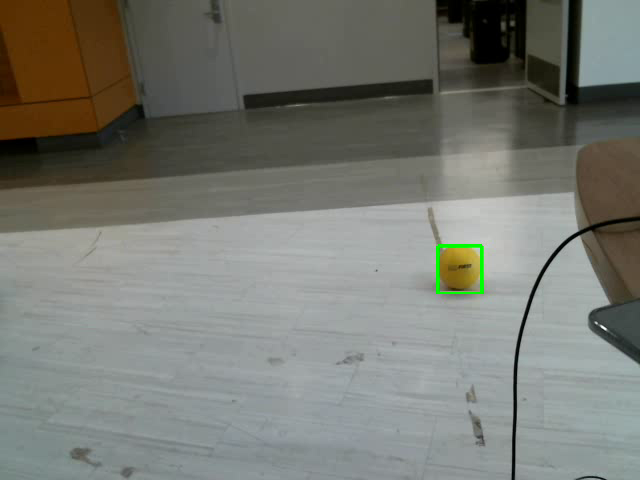
#> input picture frame 1 of videos/17:25:30-17-02-20.mp4, 640 x 480 px, given in place of the camera
$ python v3.py
#> lines starting #> are read from the running program, lines starting #| are printed output that depends on the picture; after the words box and inside, x2 and y2 are one past the last pixel; in counts of white or black regions, pixels touching at a corner belong together
import numpy as np
import cv2
import time
import datetime
import math

cap = cv2.VideoCapture(0)
cap.set(3, 640)
cap.set(4, 480)

file_name = str(datetime.datetime.now().strftime("./videos/%H:%M:%S-%d-%m-%y.mp4"))
fourcc = cv2.VideoWriter_fourcc(*'MP4V')
out = cv2.VideoWriter(file_name, fourcc, 1.0, (640, 480))

time_sum = 0
count = 1

lower_yellow = np.array([16, 210, 122], dtype=np.uint8)
upper_yellow = np.array([25, 255, 255], dtype=np.uint8)

kernal = np.ones((5, 5), np.uint8)

p_x = -1
p_y = -1
d_p = -1
pps = -1
p_tl = False
v_max = 0
p_t = 0

cv2.namedWindow('frame')


def edit_l0(val):
    lower_yellow[0] = val


def edit_l1(val):
    lower_yellow[1] = val


def edit_l2(val):
    lower_yellow[2] = val


def edit_u0(val):
    upper_yellow[0] = val


def edit_u1(val):
    upper_yellow[1] = val


def edit_u2(val):
    upper_yellow[2] = val


cv2.createTrackbar('lower_hue', 'frame', lower_yellow[0], 255, edit_l0)
cv2.createTrackbar('upper_hue', 'frame', upper_yellow[0], 255, edit_u0)
cv2.createTrackbar('lower_sat', 'frame', lower_yellow[1], 255, edit_l1)
cv2.createTrackbar('upper_sat', 'frame', upper_yellow[1], 255, edit_u1)
cv2.createTrackbar('lower_val', 'frame', lower_yellow[2], 255, edit_l2)
cv2.createTrackbar('upper_val', 'frame', upper_yellow[2], 255, edit_u2)

while cap.isOpened():
    start = time.time()

    ret, frame = cap.read()
#> frame is the input picture: shape (480, 640, 3); mean B, G, R 113.9, 121.1, 119.1

    if ret:
        blr = cv2.blur(frame, (13, 13))
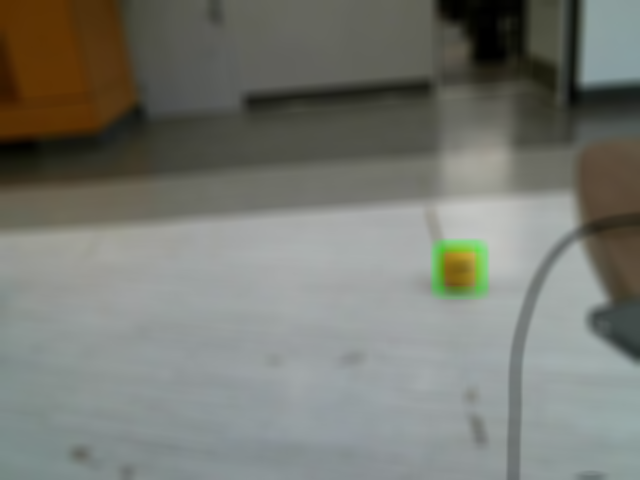
#> blr: shape (480, 640, 3); mean B, G, R 113.9, 121.1, 119.1

        hsv = cv2.cvtColor(blr, cv2.COLOR_BGR2HSV)
#> hsv: shape (480, 640, 3); mean H, S, V 59.1, 37.5, 124

        mask = cv2.inRange(hsv, lower_yellow, upper_yellow)
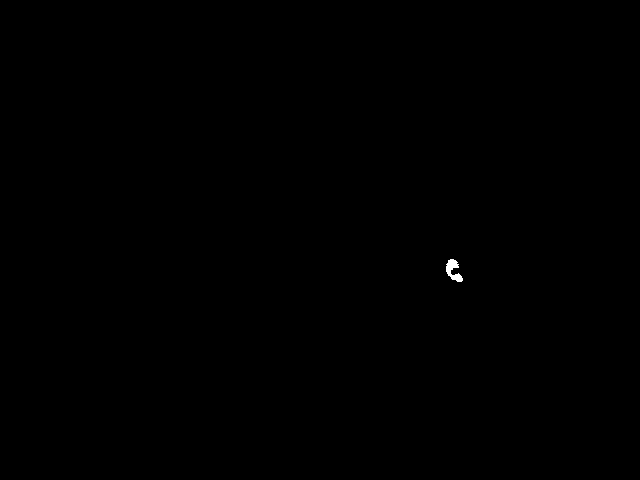
#> mask: shape (480, 640); 0.07% white; 1 white region, box (x1, y1, x2, y2) and area: (446, 259, 463, 282) 204

        op0 = cv2.erode(mask, kernal, iterations=3)
#> op0: shape (480, 640); every value is 0
        fin = cv2.dilate(mask, kernal, iterations=3)
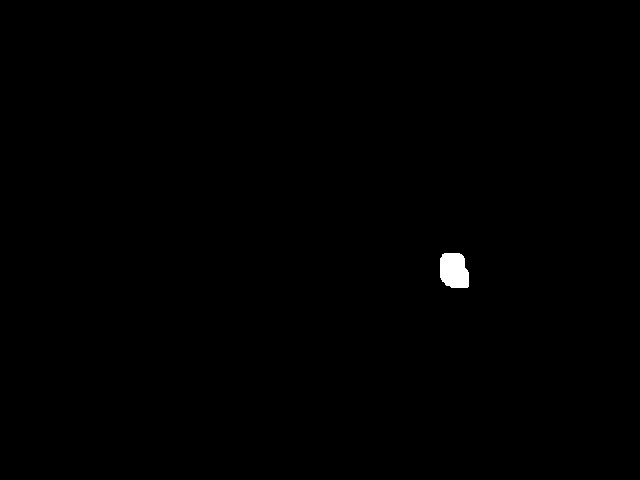
#> fin: shape (480, 640); 0.29% white; 1 white region

        contours, hierarchy = cv2.findContours(fin, cv2.RETR_TREE, cv2.CHAIN_APPROX_SIMPLE)
#> contours = 1 contour; box (x1, y1, x2, y2) and area: (440, 253, 469, 288) 824

        if not len(contours) == 0:
            cnt = max(contours, key=cv2.contourArea)
#> cnt = contour of 28 points, box (x1, y1, x2, y2) (440, 253, 469, 288), area 824

            if cv2.contourArea(cnt) > 1000:
                x, y, w, h = cv2.boundingRect(cnt)
                cv2.rectangle(frame, (x, y), (x + w, y + h), (0, 255, 0), 2)
                if not p_x == -1:
                    cv2.rectangle(frame, (p_x-10, p_y-10), (p_x+20, p_y+20), (255, 0, 0), 2)
                    d_p = math.sqrt(math.pow((x+w/2.0)-p_x,2.0)+math.pow((y+h/2.0)-p_y,2.0))
                p_x = int(x + w/2.0)
                p_y = int(y + h/2.0)
                p_tl = True
        else:
            p_x = -1
            p_y = -1
            d_p = -1

        if count % 30 == 0:
            out.write(frame)

        cv2.imshow('ero', op0)
        cv2.imshow('fin', fin)
        cv2.imshow('mask', mask)
        cv2.imshow('frame', frame)

        dt = (time.time() - start) * 1000
        if not d_p == -1:
            pps = d_p / (time.time() - p_t)
            if v_max < pps:
                v_max = pps
            print("Test: dt: {0}s, d_p: {1}, pps: {2}, d_x{3}".format(dt/1000.0, d_p, pps, (x+w/2)-p_x))  # * 0.00381))
            p_t = time.time()
            # print(d_p)
            # print(pps)# * 0.00381)
        else:
            if p_tl:
                p_tl = False
                print("Target Lost")
                print("Stats: max_vel: {0}m/s".format(v_max * 0.00381))
                v_max = 0
        time_sum += dt
        count += 1
        # print(dt)

    if (cv2.waitKey(1) & 0xFF == ord('q')):
#> (key q is pressed here)
        break

print("Avg inference time: %d ms" % (time_sum / count))

out.release()
cap.release()
cv2.destroyAllWindows()

$ run again, starting later in the video
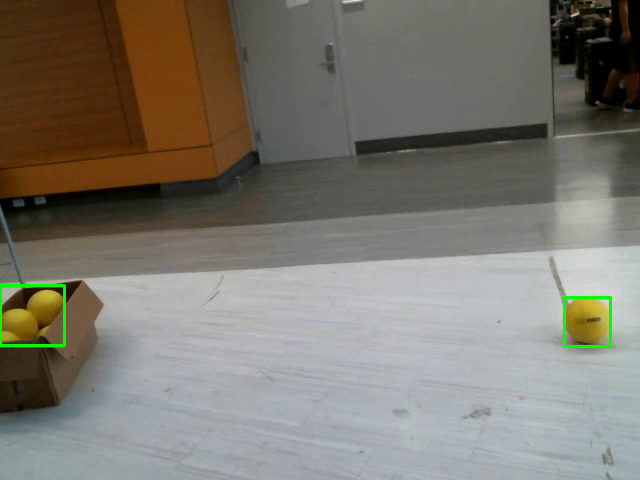
#> input picture frame 7 of videos/17:25:30-17-02-20.mp4, 640 x 480 px, given in place of the camera
#> frame is the input picture: shape (480, 640, 3); mean B, G, R 110.8, 120.2, 123.9
#> hsv: shape (480, 640, 3); mean H, S, V 55.3, 56.5, 128.4
#> `mask = cv2.inRange(hsv, lower_yellow, upper_yellow)`:
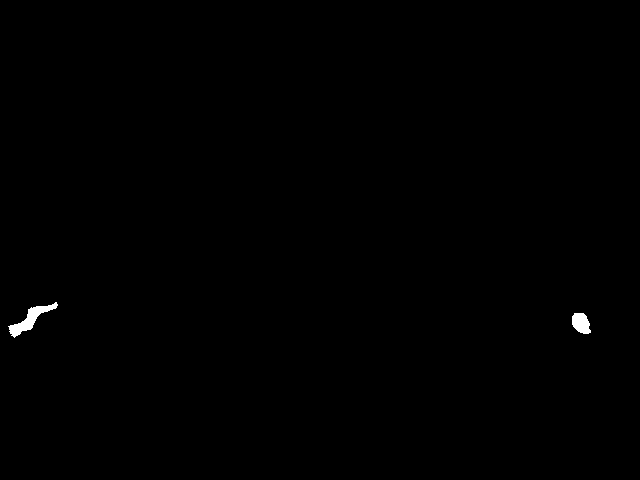
#> mask: shape (480, 640); 0.27% white; 2 white regions, box (x1, y1, x2, y2) and area: (8, 302, 58, 338) 520, (572, 313, 591, 334) 301
#> op0: shape (480, 640); every value is 0
#> fin: shape (480, 640); 0.86% white; 2 white regions
#> contours = 2 contours; box (x1, y1, x2, y2) and area: (2, 296, 64, 344) 1614, (566, 307, 597, 340) 874
#> cnt = contour of 70 points, box (x1, y1, x2, y2) (2, 296, 64, 344), area 1614
#> x = 2; y = 296; w = 62; h = 48
#> `cv2.rectangle(frame, (x, y), (x + w, y + h), (0, 255, 0), 2)`:
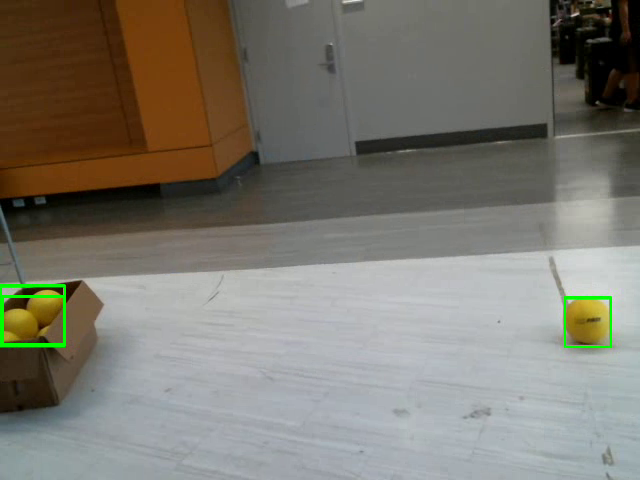
#> frame: shape (480, 640, 3); 0.19% of pixels changed, all inside (x1, y1, x2, y2) = (1, 295, 66, 346)
#> p_x = 33
#> p_y = 320
